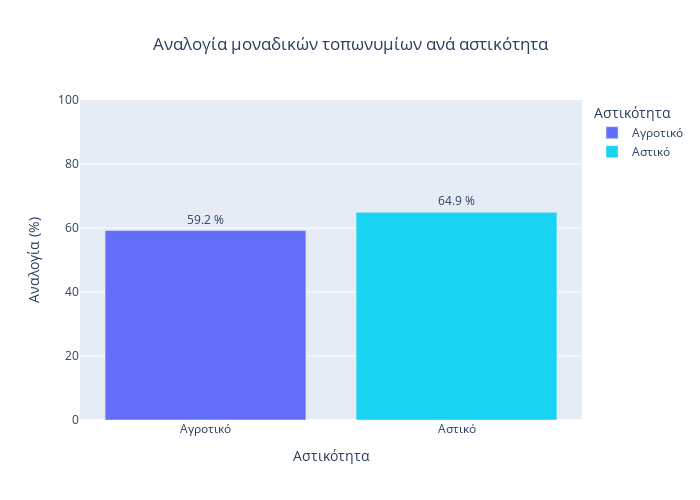

Notebook code cell kept with this figure:
### Markdown cell above
#### By edra type

### Code cell
# By astikotita
# Build temporary dataframe
temp_df = pd.DataFrame({'Αστικότητα': ['Αγροτικό', 'Αστικό'], 'Αναλογία (%)': [ua_df['prop'][0], ua_df['prop'][1]]})
display(temp_df)

fig = px.bar(
    temp_df,
    x = 'Αστικότητα',
    y = 'Αναλογία (%)',
    range_y = (0, 100),
    text = 'Αναλογία (%)',

    # Color
    color = 'Αστικότητα',
    color_discrete_sequence = [px.colors.qualitative.Plotly[0], px.colors.qualitative.Plotly[5]],

    # Format
    width= 700,
    height = 500,
    title = 'Αναλογία μοναδικών τοπωνυμίων ανά αστικότητα'
)

# Update text annotations
fig.update_layout(uniformtext_minsize=10, uniformtext_mode='hide')
fig.update_traces(texttemplate='%{text:.3s} %', textposition='outside')

# Center title
fig.update_layout(title_x = 0.5)

fig.show()

### Figure 1 — Plotly figure (JSON) as saved in the notebook; plotly's stock layout.template omitted (floating-point values rounded to 4 significant figures)
{"data": [{"alignmentgroup": "True", "hovertemplate": "Αστικότητα=%{x}<br>Αναλογία (%)=%{text}<extra></extra>", "legendgroup": "Αγροτικό", "marker": {"color": "#636EFA", "pattern": {"shape": ""}}, "name": "Αγροτικό", "offsetgroup": "Αγροτικό", "orientation": "v", "showlegend": true, "text": [59.21], "textposition": "outside", "texttemplate": "%{text:.3s} %", "type": "bar", "x": ["Αγροτικό"], "xaxis": "x", "y": [59.21], "yaxis": "y"}, {"alignmentgroup": "True", "hovertemplate": "Αστικότητα=%{x}<br>Αναλογία (%)=%{text}<extra></extra>", "legendgroup": "Αστικό", "marker": {"color": "#19D3F3", "pattern": {"shape": ""}}, "name": "Αστικό", "offsetgroup": "Αστικό", "orientation": "v", "showlegend": true, "text": [64.89], "textposition": "outside", "texttemplate": "%{text:.3s} %", "type": "bar", "x": ["Αστικό"], "xaxis": "x", "y": [64.89], "yaxis": "y"}], "layout": {"barmode": "relative", "height": 500, "legend": {"title": {"text": "Αστικότητα"}, "tracegroupgap": 0}, "title": {"text": "Αναλογία μοναδικών τοπωνυμίων ανά αστικότητα", "x": 0.5}, "uniformtext": {"minsize": 10, "mode": "hide"}, "width": 700, "xaxis": {"anchor": "y", "categoryarray": ["Αγροτικό", "Αστικό"], "categoryorder": "array", "domain": [0, 1], "title": {"text": "Αστικότητα"}}, "yaxis": {"anchor": "x", "domain": [0, 1], "range": [0, 100], "title": {"text": "Αναλογία (%)"}}}}
